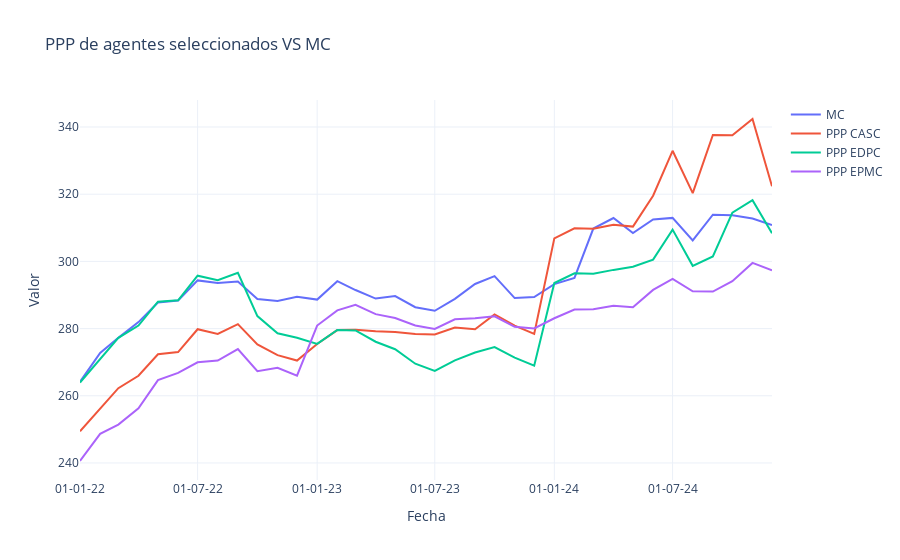

Notebook source saved alongside this figure:
### Code cell
graficar_ppp_vs_mc(df_filtrado=df_filtrado, df_MC=df_MC, codigos_agentes=['EPMC', 'CASC', 'EDPC'])        # Grafica el PPP del listado de agentes seleccionados VS el MC
